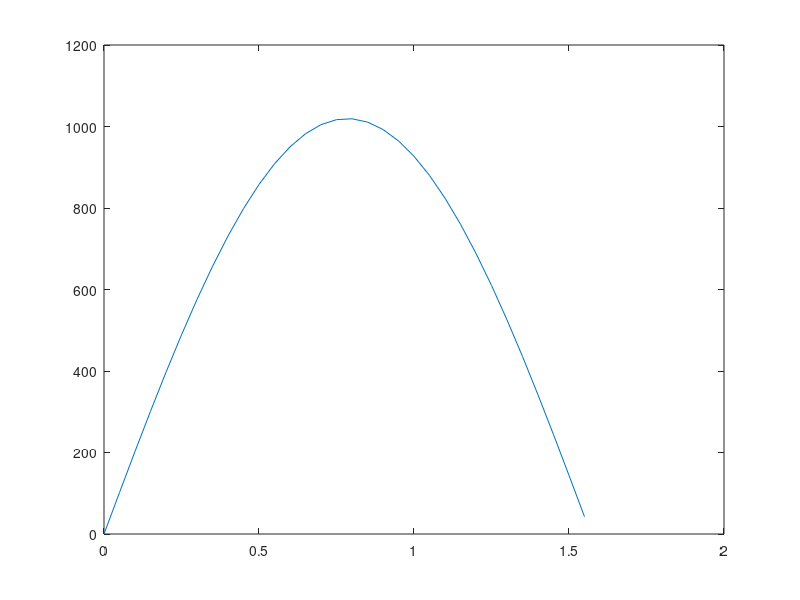

Source code (MATLAB):
%sgittata di un oggetto lanciato ad un angolo theta
clear all
clc

% Dati :
ang = 0:0.05:(pi/2); % Angoli tabulati da 0 a pi/2 con incremento di 0.05
v = 100; % Velocità
g = 9.81; % Gravità

% Calcolo della gittata R := (v^2 / g)*sin(2*θ)
gitt = ((v.^2)./g).*sin(2.*ang);
% Quando si lavora con vettori e vuoi applicare operazioni a ogni
% elemento, si usano SEMPRE gli operatori con il punto (.^, ./, .*)

% Stampa tabella
fprintf('\n  Angolo (rad)  |  Gittata (m)\n');
fprintf('--------------------------------\n');
for i = 1:length(ang)
    fprintf('    %.4f      |    %.2f\n', ang(i), gitt(i));
end

% Trova massimo
[valore, indice] = max(gitt);
angolo_max = ang(indice);

% Verifica
fprintf('\n--- MASSIMO ---\n');
fprintf('Gittata massima: %.2f m\n', valore);
fprintf('Angolo per gittata massima: %.4f radianti\n', angolo_max);
fprintf('π/4 = %.4f radianti\n', pi/4);
fprintf('Differenza: %.6f radianti\n', abs(angolo_max - pi/4));

figure;
plot(ang, gitt);